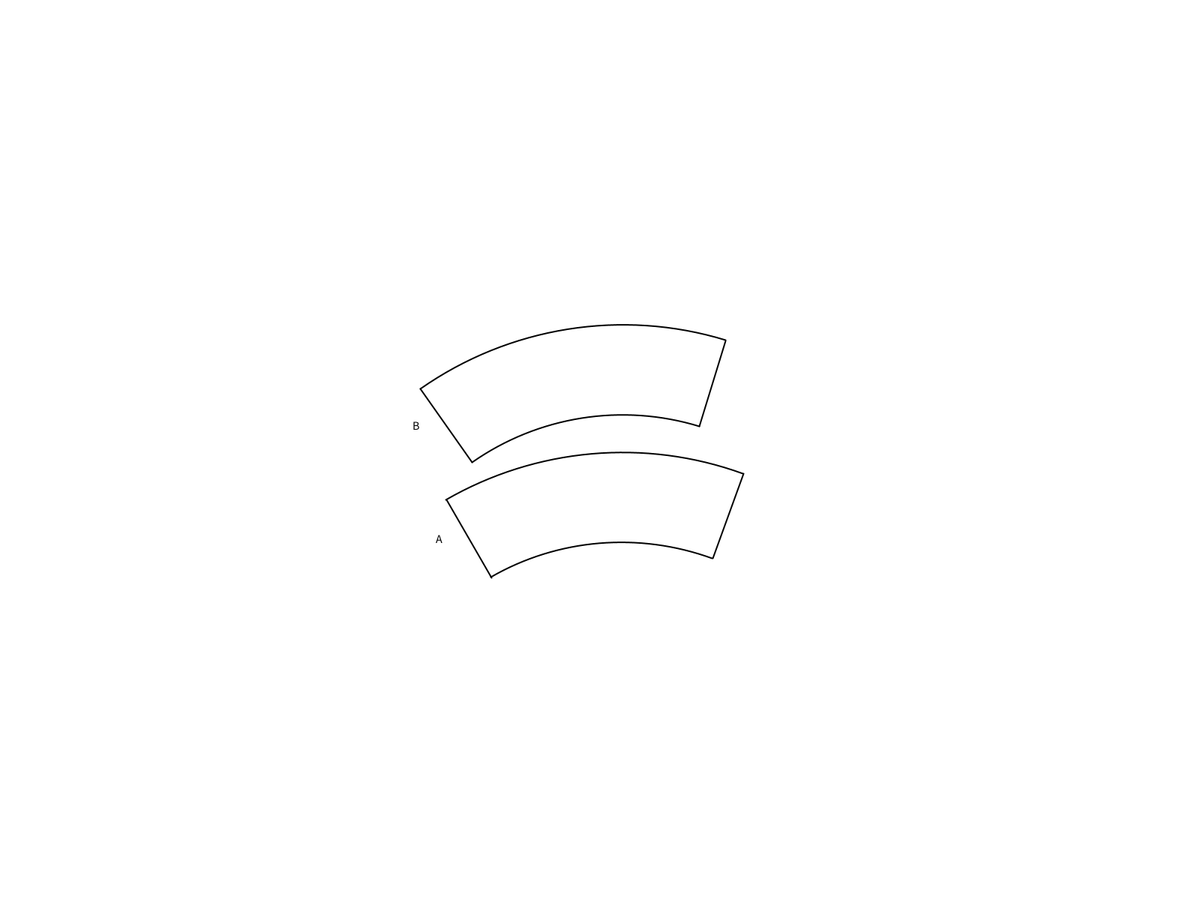
Frame 1 (no input)
Frame 2 (the mouse pressed at the canvas centre, redrawn once): identical to frame 1, image omitted

The Processing sketch that drew this single still picture (run headless with seeded random() and noise(); the mouse was pressed at the canvas centre and the sketch redrawn once):

// Processing sketch: Jastrow
// ── Jastrow.pde
JastrowIllusion illusion;
final String title="Jastrow";
PGraphics canvas;
boolean fullscreen = true;

void setup() {
  fullScreen();
  //size(590, 400);
  background(255);
  canvas = createGraphics(590, 400);
  surface.setTitle(title);

  illusion = new JastrowIllusion();
}

void draw() {
  illusion.draw(canvas);
  image(canvas, (width - canvas.width) / 2, (height - canvas.height) / 2);
  noLoop();
}

void keyPressed() {
  if (key == '1') {
    illusion.setMode(0);
  } else if (key == '2') {
    illusion.setMode(1);
  } else if (key == 's') {
    String filename = String.format("%s-%d.%02d.png", title, illusion.getMode(), illusion.getValue(), illusion.getMaxValue());
    canvas.save(filename);
  } else {
    illusion.keyPressed();
  }
  loop();
}

// ── JastrowIllusion.pde
class JastrowIllusion {
  final int maxValue = 10;
  int value;
  final int arcRadius = 350;
  final int barWidth = 120;
  final float startAngle = 240;
  final float endAngleA = 290;
  float endAngleB;
  final int lengthA = 350;
  int lengthB;
  final float shiftAngle = -5;
  final float shiftX = 50;
  int mode = 0;

  JastrowIllusion() {
    setValue(floor(random(-maxValue, maxValue)));
  }

  int getValue() {
    return value;
  }

  void setValue(int v) {
    if (v < -maxValue || v > maxValue) return;
    value = v;
    endAngleB = endAngleA + v;
    lengthB = lengthA + v * 5;
  }

  int getMaxValue() {
    return maxValue;
  }

  void setMode(int mode) {
    this.mode = mode;
  }

  int getMode() {
    return mode;
  }

  void draw(PGraphics pg) {
    if (mode == 0) {
      drawArcs(pg);
    } else {
      drawBars(pg);
    }
  }

  void drawArcs(PGraphics pg) {
    int x1, y1, x2, y2;

    pg.beginDraw();
    pg.background(255);
    pg.pushStyle();
    pg.strokeWeight(2);
    pg.textAlign(CENTER, CENTER);
    pg.textSize(16);
    pg.smooth();

    pg.pushMatrix();
    pg.translate(30, pg.height - sin(radians(startAngle)) * arcRadius - 30);
    pg.stroke(0);
    pg.noFill();
    pg.arc(pg.width / 2, 0, arcRadius * 2, arcRadius * 2, radians(startAngle), radians(endAngleA));
    pg.arc(pg.width / 2, 0, (arcRadius + barWidth) * 2, (arcRadius + barWidth) * 2, radians(startAngle), radians(endAngleA));
    x1 = round(cos(radians(endAngleA)) * arcRadius);
    y1 = round(sin(radians(endAngleA)) * arcRadius);
    x2 = round(cos(radians(endAngleA)) * (arcRadius + barWidth));
    y2 = round(sin(radians(endAngleA)) * (arcRadius + barWidth));
    pg.line(pg.width / 2 + x1, y1, pg.width / 2 + x2, y2);
    x1 = round(cos(radians(startAngle)) * arcRadius);
    y1 = round(sin(radians(startAngle)) * arcRadius);
    x2 = round(cos(radians(startAngle)) * (arcRadius + barWidth));
    y2 = round(sin(radians(startAngle)) * (arcRadius + barWidth));
    pg.line(pg.width / 2 + x1, y1, pg.width / 2 + x2, y2);
    pg.noStroke();
    pg.fill(0);
    pg.text("A", 50, (y1 + y2) / 2);

    pg.translate(0, -barWidth - 50);
    pg.stroke(0);
    pg.noFill();
    pg.arc(pg.width / 2, 0, arcRadius * 2, arcRadius * 2, radians(startAngle + shiftAngle), radians(endAngleB + shiftAngle));
    pg.arc(pg.width / 2, 0, (arcRadius + barWidth) * 2, (arcRadius + barWidth) * 2, radians(startAngle + shiftAngle), radians(endAngleB + shiftAngle));
    x1 = round(cos(radians(endAngleB + shiftAngle)) * arcRadius);
    y1 = round(sin(radians(endAngleB + shiftAngle)) * arcRadius);
    x2 = round(cos(radians(endAngleB + shiftAngle)) * (arcRadius + barWidth));
    y2 = round(sin(radians(endAngleB + shiftAngle)) * (arcRadius + barWidth));
    pg.line(pg.width / 2 + x1, y1, pg.width / 2 + x2, y2);
    x1 = round(cos(radians(startAngle + shiftAngle)) * arcRadius);
    y1 = round(sin(radians(startAngle + shiftAngle)) * arcRadius);
    x2 = round(cos(radians(startAngle + shiftAngle)) * (arcRadius + barWidth));
    y2 = round(sin(radians(startAngle + shiftAngle)) * (arcRadius + barWidth));
    pg.line(pg.width / 2 + x1, y1, pg.width / 2 + x2, y2);
    pg.noStroke();
    pg.fill(0);
    pg.text("B", 20, (y1 + y2) / 2);

    pg.popMatrix();
    pg.popStyle();
    pg.endDraw();
  }

  void drawBars(PGraphics pg) {
    pg.beginDraw();
    pg.background(255);
    pg.pushStyle();
    pg.strokeWeight(2);
    pg.textAlign(CENTER, CENTER);
    pg.textSize(16);
    pg.smooth();

    pg.pushMatrix();
    pg.translate(30, pg.height - 30);
    pg.stroke(0);
    pg.noFill();
    pg.rect(30, -barWidth, lengthA, barWidth);
    pg.noStroke();
    pg.fill(0);
    pg.text("A", 0, -barWidth / 2);
    pg.popMatrix();

    pg.pushMatrix();
    pg.translate(30, 30);
    pg.stroke(0);
    pg.noFill();
    pg.rect(30 + shiftX, 0, lengthB, barWidth);
    pg.noStroke();
    pg.fill(0);
    pg.text("B", shiftX, barWidth / 2);
    pg.popMatrix();

    pg.popStyle();
    pg.endDraw();
  }

  void keyPressed() {
    if (key == CODED) {
      switch(keyCode) {
      case UP:
      case LEFT:
        setValue(value - 1);
        break;
      case DOWN:
      case RIGHT:
        setValue(value + 1);
        break;
      default:
        break;
      }
    }
  }
}
